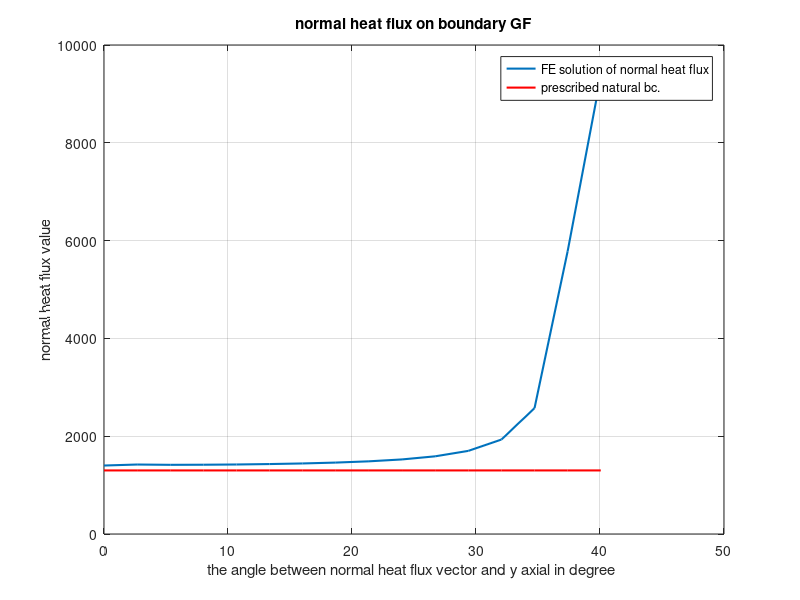

The MATLAB source for this figure:
% plot calculation solution of the flux at edge GF
load('qx.mat');
load('qy.mat');
load('Xcen.mat');
load('Ycen.mat');
load('Q.mat');
Qin=zeros(1,16)
GFn=[9,49:-1:36,5];
GFe=[87,76,128,84,123,136,134,132,124,106,140,121,120,113,147,116];
flux=Q(GFe');
Xgf=Xcen(GFe');Ygf=Ycen(GFe');
Qxgf=qx(GFe');Qygf=qy(GFe');
for i=1:16
x=Xgf(i),y=Ygf(i);
q_x=Qxgf(i),q_y=Qygf(i);
Csita1=q_x/sqrt(q_x^2+q_y^2);Ssita1=q_y/sqrt(q_x^2+q_y^2)
Csita0=x/sqrt(x^2+y^2);Ssita0=y/sqrt(x^2+y^2);
Csitap=Csita0*Csita1+Ssita0*Ssita1;
qin=flux(i)*Csitap;
Qin(i)=qin;
end
Csita=Ygf(16)/sqrt(Ygf(16)^2+Xgf(16)^2);
sita=(acos(Csita)/pi)*180; % sita is the angle between vector node#5 point to point(0,0) and y axial.
SITA=0:sita/15:sita;
plot(SITA,Qin,'LineWidth',1.5);
xlabel('the angle between normal heat flux vector and y axial in degree ');
ylabel('normal heat flux value');
title('normal heat flux on boundary GF')
hold on
SITA=0:sita/15:sita;
a=zeros(1,16);
for i=1:16
a(i)=1300;
end
plot(SITA,a,'r-','LineWidth',1.5);
legend('FE solution of normal heat flux','prescribed natural bc.')
grid on
